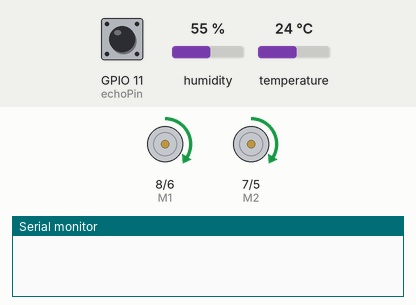
A sketch run on a simulated ESP32-S3. Parts: direction and speed pins drawn as motors (green arrow = direction pin HIGH = forward, orange = LOW = backward, longer = more drive), the last lines printed to the serial monitor. The inputs (shaded band) are chosen by the test bench; at power-on: GPIO 11 (echoPin) LOW, humidity 55 %, temperature 24 °C.

Above: at 1.2 s.
1.3 s: GPIO 11 (echoPin) pulsed HIGH 2 times (0.12 s each, 0.3 s apart)
At 2.4 s:
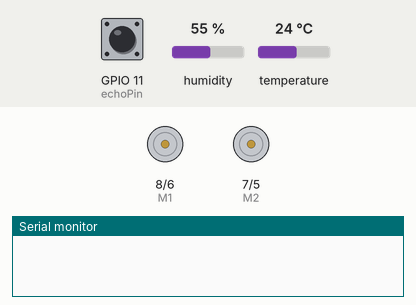
4.2 s: GPIO 11 (echoPin) pulsed HIGH 5 times (0.12 s each, 0.3 s apart)
At 7.7 s:
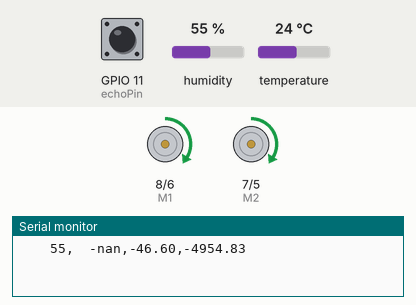
Timing chart, 0 to 9.2 s (numbered marks = the images above; inputs shaded):
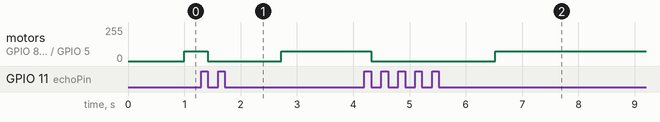

Measured:
- after the input at 1.3 s, motor on GPIO 8 (M1) / GPIO 6 (E1), motor on GPIO 7 (M2) / GPIO 5 (E2): forward 75/255 → stopped after 0.12 s, → forward 75/255 1.3 s later
- after the input at 4.2 s, motor on GPIO 8 (M1) / GPIO 6 (E1), motor on GPIO 7 (M2) / GPIO 5 (E2): forward 75/255 → stopped after 0.12 s, → forward 75/255 2.2 s later

The sketch:

Rover_2_movement_sensor_interface_XBee.ino
```cpp
///////////////////////////////////////////////////////////////
// Script:   Rover_2_movement_sensor_interface_XBee.ino
// Description: This file allows the collection of humidity data
//        from a DHT11, temperature data from an NTC thermistor,
//        resistance data from a MiCS-5914 and resistance data
//        from a photocell. The data is transmitted wirelessly.
//        The file also is also used to control a Rover V2 tank.
//        Overall sensor data is output and directional inputs
//        are recieved and used to control the vehicle.
//
// Authors:  Kevin Rivera
// Creation Date:  11.23.20 v1.0
///////////////////////////////////////////////////////////////

//Circuit diagrams:
//
//  Thermistor =
//
//                         A0
//      5V-----thermistor-----resistor-----ground
//
//      notes: makes sure resistor has a low temperature
//             coefficient to ensure that resistance measurements
//             are accurate for the thermistor.
//
//
//  Photocell =
//
//                        A1
//      5V-----photocell-----resistor-----ground
//
//
//  MiCS-5914 (Mounted on PCB I designed) =
//
//                       A2
//      D-----photocell-----resistor-----ground
//		GND---ground
//		VCCG--5V
//		VCCS--5V
//
//
//  DHT11 =
//
//      S-----digital pin 9
//		GND---ground
//		VCC--5V
//
//
//  HC-SR04 ultrasonic sensor =
//
//      Trig-----digital pin 10
//		Echo---digital pin 11
//		VCC--5V
//		GND---ground

//////////////////////////////////////Libraries//////////////////////////////////////////

#include <dht.h>
#include <Math.h>
#include <SoftwareSerial.h>
#include <Ticker.h>


//////////////////////////////////////Variables//////////////////////////////////////////


// Vehicle movement specific variables
const int trigPin = 10;						// Ultrasonic sensor trigger pin
const int echoPin = 11;						// Ultrasonic sensor echo pin
const int E1 = 6; 							// Motor 1 Speed Control
const int E2 = 5; 							// Motor 2 Speed Control
const int M1 = 8; 							// Motor 1 Direction Control
const int M2 = 7; 							// Motor 2 Direction Control
int leftspeed = 75;							// Maximum speed that the left motor is allowed to move. 0-255 is the range.
int rightspeed = 75;						// Maximum speed that the right motor is allowed to move. = 0-255 is the range.


// Sensor specific variables
long duration;								// Variable to contain the signal dureation of the ultrasonic sensor
float distance;								// Variable to contain the measured distance by the ultrasonic sensor
const int DHT11_PIN = 9;					// Digital pin connected to the DHT11 module.
float photoRes;								// Variable that will contain the photocell resistance value.
float gasRes;								// Variable that will contain the MiCS-5914 resistance value.
float thermRes;                            	// Variable that will contain the thermistor resistance value.
const float R2 = 980;                      	// R2 resistance in series with the NTC thermistor.
const float R3 = 9900;             			// R3 resistance in series with the photocell.
const float R4 = 93.1;             			// R4 resistance in series with the MiCS-5914.
float T;                                   	// Temperature measured by the thermistor.
char TM[10];                               	// Thermistor data will be stored here.
char PC[10];                 				// Photocell data will be stored here.
char GS[10];                 				// MiCS-5914 data will be stored here.
char HM[10];								// Humidity data will be stored here.
char DATA[100];								// All of the data collected will be stored in this array.

// Miscellaneous variables
char a = ' ';


// Function headers
float thermT(float a);
void sendData();
void stop();
void forward(char a,char b);
void reverse (char a,char b);
void left(char a,char b);
void right(char a,char b);
void movement();


// Objects
dht DHT;
SoftwareSerial XBee(2, 3);
Ticker dataSend(sendData, 5000, 0, MILLIS);


//////////////////////////////////////Functions//////////////////////////////////////////

void setup(){

  //Pin initializations
  pinMode(E1, OUTPUT);
  pinMode(E2, OUTPUT);
  pinMode(M1, OUTPUT);
  pinMode(M2, OUTPUT);


  XBee.begin(9600);							// Starting the communication with the Xbee.
  Serial.begin(9600);
  dataSend.start();							// Starting the ticker.
}

void loop()
{
  distanceFunc();
  if (distance < 5.0){
    stop();
    reverse(leftspeed,rightspeed);
    while (distance < 5.0){
      distanceFunc();
    }
    stop();
  }

  dataSend.update();
  movement();

}

// Function that can convert the thermistor resistance to temperature directly.
float thermT(float a){

  T = 1.0 / (0.001129148 + (0.000234125 * log(a)) + (0.0000000876741 * log(a) * log(a) * log(a)));
  T = T - 273.15;                          			// Conversion from Kelvin to Celsius.
  return T;
}

// Function that collects sensor data, converts it to a character array and then
// transmits it wirelessly. (Should be broken up into chunks for possible debugging).
void sendData(){

  thermRes=R2*((1023.0 / analogRead(A0)) - 1.0);    // Thermistor resistance measured.
  photoRes=R3*((1023.0 / analogRead(A1)) - 1.0);    // Photocell resistance measured.
  gasRes=R4*((1023.0 / analogRead(A2)) - 1.0);    	// MiCS-5914 resistance measured.
  dtostrf(photoRes, 6, 2, PC);						// Converting photocell resistance value into a char array.
  dtostrf(gasRes, 6, 2, GS);						// Converting the MiCS-5914 resistance value into a char array.
  dtostrf(thermT(thermRes), 6, 2, TM);				// Converting the thermistor temperature value into a char array.

  int chk = DHT.read11(DHT11_PIN);					// Collecting the DHT11 sensor readings.
  dtostrf((float)DHT.humidity, 6, 0, HM);			// Converting the DHT11 humidity reading into a char array.

  // Concatinating the sensor readings into the DATA char array.
  strcat(DATA, HM);
  strcat(DATA, ",");
  strcat(DATA, TM);
  strcat(DATA, ",");
  strcat(DATA, GS);
  strcat(DATA, ",");
  strcat(DATA, PC);

  // Transmitting the contents of the DATA char array wirelessly.
  XBee.write(DATA);
  Serial.println(DATA);

  // Clearing the contents of all the arrays before the next loop begins.
  memset(TM, 0, sizeof(TM));
  memset(TM, 0, sizeof(PC));
  memset(TM, 0, sizeof(GS));
  memset(TM, 0, sizeof(HM));
  memset(DATA, 0, sizeof(DATA));
}

// Function to stop the vehicle movement.
void stop(){

 digitalWrite(E1,LOW);
 digitalWrite(E2,LOW);
}

// Function to move the vehicle forward.
void forward(char a,char b){

 analogWrite (E1,a);
 digitalWrite(M1,LOW);
 analogWrite (E2,b);
 digitalWrite(M2,LOW);
}

// Function to move the vehicle in reverse.
void reverse(char a,char b){

 analogWrite (E1,a);
 digitalWrite(M1,HIGH);
 analogWrite (E2,b);
 digitalWrite(M2,HIGH);
}

// Function to turn the vehicle left.
void left(char a,char b){

 analogWrite (E1,a);
 digitalWrite(M1,HIGH);
 analogWrite (E2,b);
 digitalWrite(M2,LOW);
}

// Function to turn the vehicle right.
void right(char a,char b){

 analogWrite (E1,a);
 digitalWrite(M1,LOW);
 analogWrite (E2,b);
 digitalWrite(M2,HIGH);
}

// Function to determine which direction the vehicle will move.
void movement(){

  if (XBee.available()){

    a = XBee.read();

    // Forward
    if (a == 'w'){
      forward(leftspeed,rightspeed);
    }
    // Reverse
    else if (a == 's'){
      reverse(leftspeed,rightspeed);
    }
    // Left
    else if (a == 'a'){
      left(leftspeed,rightspeed);
    }
    // Right
    else if (a == 'd'){
      right(leftspeed,rightspeed);
    }
    // Stop
    else{
      stop();
    }
  }
}

// Calculates the distance measured by the ultrasonic sensor.
void distanceFunc(){

  digitalWrite(trigPin, LOW);
  delayMicroseconds(2);
  digitalWrite(trigPin, HIGH);
  delayMicroseconds(10);
  digitalWrite(trigPin, LOW);
  duration = pulseIn(echoPin, HIGH);
  distance = duration * 0.034/2.0;

}
```
